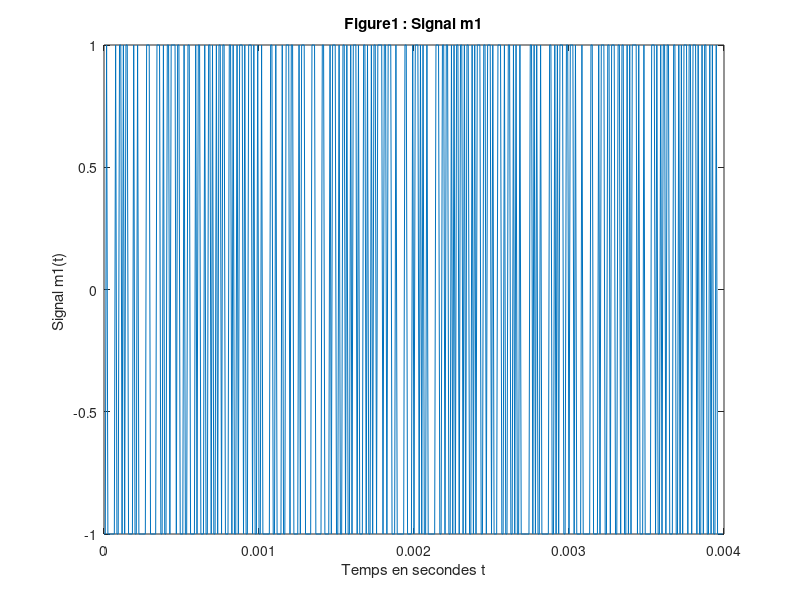
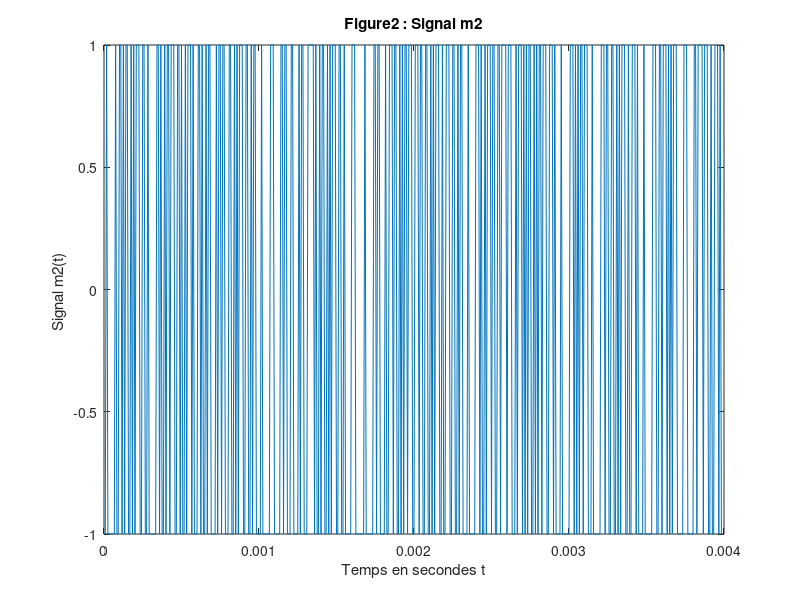
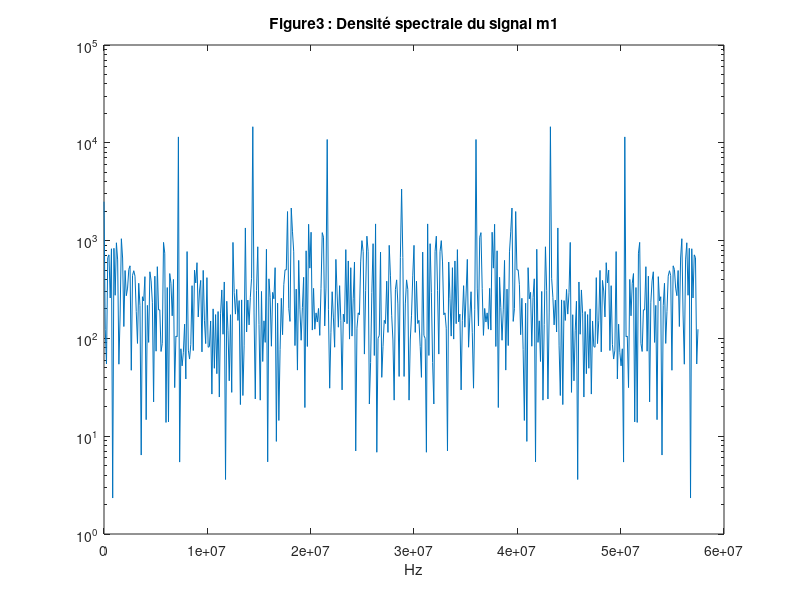
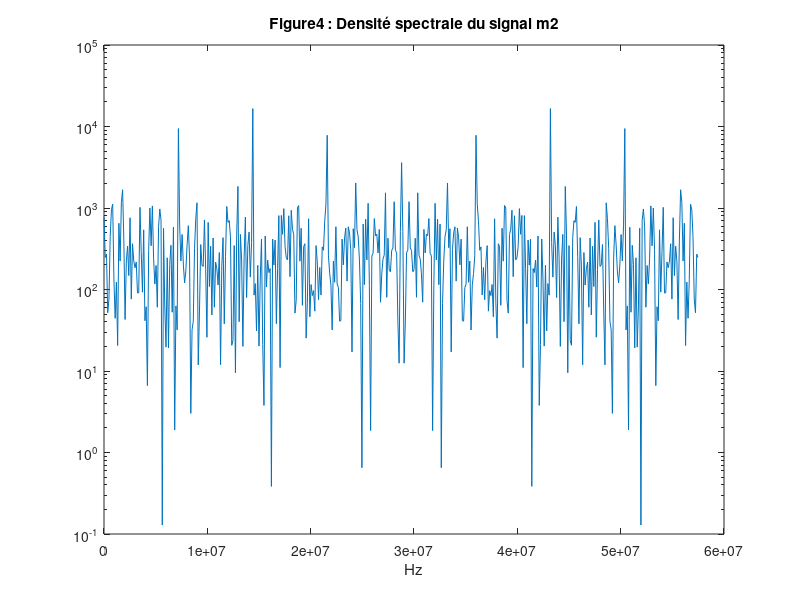

Source code (MATLAB) for these figures, in order: (Note: this script raises an error after producing the figures.)
clear all;
close all;

load donnees1.mat;
load donnees2.mat;

fp1 = 0;
fp2 = 46000;
T = 40e-3;
Fe = 120000;
Te = 1/Fe;
Ns = Fe*(T/length(bits_utilisateur2));
Ts = Ns*Te;

%3.2.1 Modulation bande base

    % Génération des signaux m1(t) et m2(t)
m1 = 2*bits_utilisateur1 - 1;
m2 = 2*bits_utilisateur2 - 1;
    %Tracage de m1 e m2
plot((0:Te:(length(m1)-1)*Te),m1);
xlabel("Temps en secondes t");
ylabel("Signal m1(t) ");
title('Figure1 : Signal m1')
figure;
plot((0:Te:(length(m2)-1)*Te),m2);
xlabel("Temps en secondes t");
ylabel("Signal m2(t) ");
title('Figure2 : Signal m2')


    %Densité spectrale de puissance de m1 et m2
Sm1 = abs(fft(m1)).^2;
Sm2 = abs(fft(m2)).^2;
    %Tracage des densités spectrales
figure;
semilogy(0:Fe:(length(m1)-1)*Fe,Sm1);
xlabel("Hz");
title('Figure3 : Densité spectrale du signal m1')
figure;
semilogy(0:Fe:(length(m2)-1)*Fe,Sm2);
xlabel("Hz");
title('Figure4 : Densité spectrale du signal m2')




%3.2.2 Construction du signal MF-TDMA

    % Génerer un signal comportant 5 slots de durée T = 40 ms 
s1 = [zeros(1,length(m1)),m1,zeros(1,3*length(m1))];
s2 = [zeros(1,4*length(m2)),m2];
signal = s1 + s2;
figure;
plot((0:Te:(length(signal)-1)*Te),signal);
xlabel("Temps en secondes t");
ylabel("Signal résultant");
title('Figure5 : Signal comportant 5 slots')  
    % Signal MF-TDMA
phi = 2*pi*rand;
x = s1 + s2.*cos(2*pi*fp2*(0:Te:(length(signal)-1)*Te)+phi);
bruit = randn(1,length(signal));
SNR = 100;
x_b = x + bruit;
figure
plot((0:Te:(length(x_b)-1)*Te),x_b);
xlabel("Temps en secondes t");
ylabel("Signal résultant");
title('Figure6 : Signal MF-TDMA')

Sx = abs(fft(x_b)).^2;
figure
semilogy((0:Fe:(length(Sx)-1)*Fe),Sx)
xlabel('Fréquence en Hz');
ylabel('Densité spectrale de puissance de x(t)');
title('Figure7 : Densité spectrale de puissance du signal MF-TDMA')

%ATTENTION DEUX QUESTIONS A EXPLIQUER!!!!


%Démultiplexage des porteuses 
    
        %4.1.1 Synthèse du fltre passe-bas

A = [1];
N1 = 30;
fc = (fp1+fp2)/2;
h = 2*fc*sinc(2*pi*fc*Te*(-N1:N1))*Te;
H = fft(h);

figure;
plot((0:Te:(length(h)-1)*Te),h);
xlabel("Temps en secondes t");
ylabel("h(t)");
title('Figure 8 : Réponse impulsionnelle')


figure;
semilogy((0:Fe:(length(H)-1)*Fe),abs(H))
xlabel("Fréquence en Hz");
ylabel("Réponse en fréquence");
title('Figure 9 : Réponse en fréquence')
         
y = filter(h,A,x);
TF_s1 = fft(s1);
TF_s2 = fft(s2);
semilogy((0:Fe:(length(TF_s1)-1)*Fe),abs(TF_s1))
hold on 
semilogy((0:Fe:(length(TF_s1)-1)*Fe),abs(TF_s2))

       
         
           %4.1.2.Synthèse du filtre passe-haut

% Réponse impulsionnelle et la réponse en fréquence
dirac = zeros(1,N1);
dirac(N1/2 + 1) = 1;
y_pass_haut = dirac - h;
H = 1 - y_pass_haut;
plot((0:Te:(length(y_pass_haut)-1)*Te),h);

plot(-N1*1/Fe:1/Fe:N1*1/Fe,abs(y_pass_haut));
semilogy((0:Fe:(length(TF_s1)-1)*Fe),abs(y_pass_haut));
figure
xlabel('temps en s');
ylabel('Morceau de la trace impulsionnelle idéale');
title('Réponse impulsionnelle du filtre passe haut');











